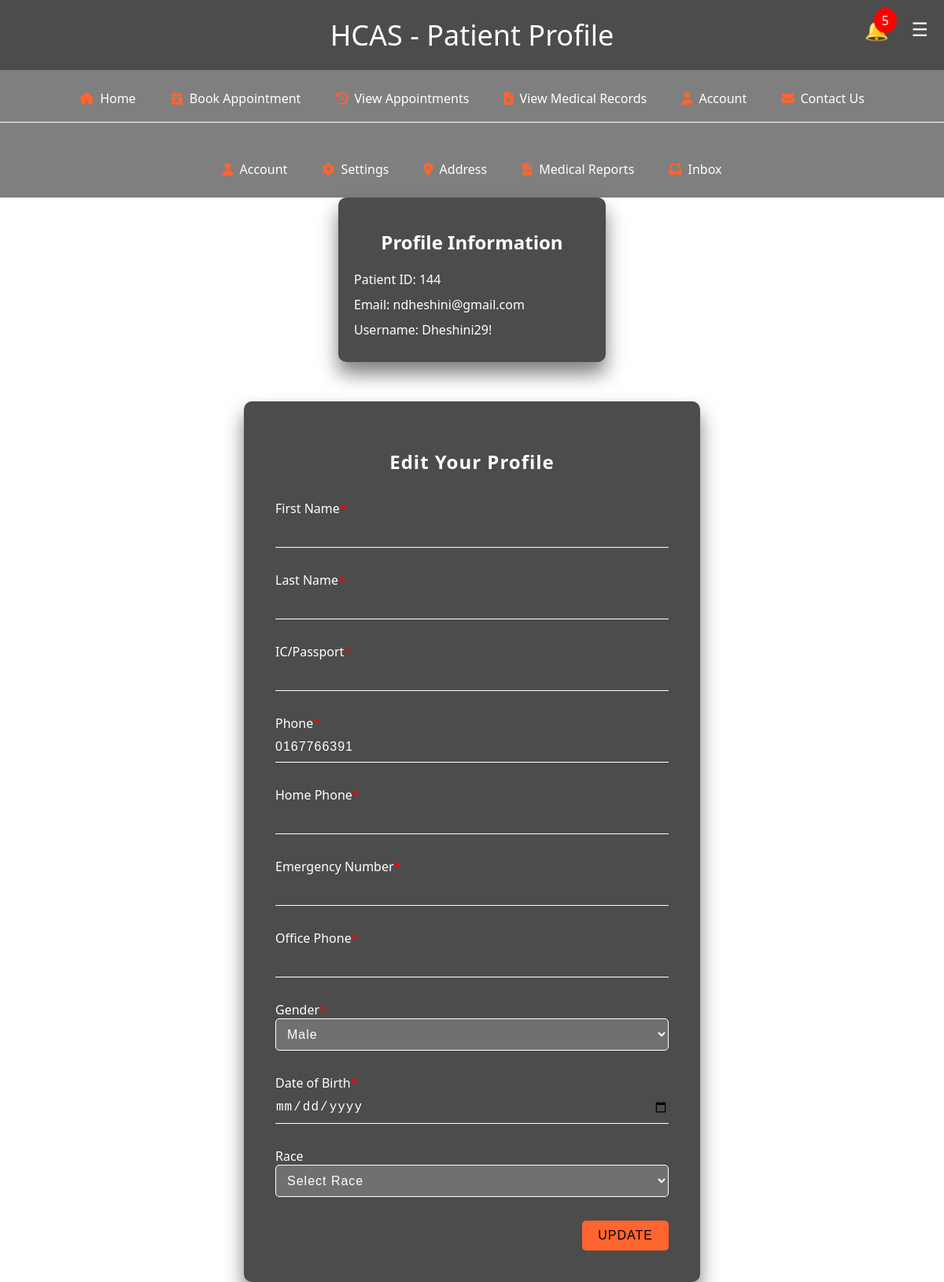
The page /profile.php (signed in) on the database its author committed.
### tables this page shows
CREATE TABLE `patients` (
  `patient_id` int(11) NOT NULL,
  `username` varchar(255) NOT NULL,
  `email` varchar(100) NOT NULL,
  `nric_passport` varchar(20) DEFAULT NULL,
  `phone` varchar(10) NOT NULL,
  `password` varchar(255) NOT NULL,
  `first_name` varchar(255) DEFAULT NULL,
  `last_name` varchar(50) DEFAULT NULL,
  `home_phone` varchar(255) DEFAULT NULL,
  `office_phone` varchar(20) DEFAULT NULL,
  `date_of_birth` date DEFAULT NULL,
  `verification_code` varchar(50) DEFAULT NULL,
  `verify_code` varchar(255) NOT NULL,
  `verified` tinyint(1) DEFAULT 0,
  `gender` varchar(10) NOT NULL,
  `verification_timestamp` datetime DEFAULT NULL,
  `login_attempts` int(11) DEFAULT 0,
  `last_login` datetime DEFAULT NULL,
  `account_locked` tinyint(1) DEFAULT 0,
  `lock_time` datetime DEFAULT NULL,
  `verification_code_expires` datetime DEFAULT NULL,
  `emergency_number` varchar(255) NOT NULL,
  `added_by_admin` int(11) DEFAULT 0,
  `otp` varchar(10) DEFAULT NULL,
  `otp_expires` datetime DEFAULT NULL,
  `temporary_password` tinyint(1) DEFAULT 0,
  `temporary_password_timestamp` datetime DEFAULT NULL,
  `race` varchar(50) NOT NULL,
  `user_type` varchar(10) NOT NULL DEFAULT 'patient'
);

### profile.php (the view, shortened to what this page needs)
<?php
include '../config.php';
if (isset($_SESSION['email'])) {
    $email = $_SESSION['email'];
    $sql = "SELECT * FROM patients WHERE email = ?";
    $stmt = $conn->prepare($sql);
    $stmt->bind_param("s", $email);
    $stmt->execute();
    $result = $stmt->get_result();
    if ($result->num_rows == 1) {
        $patient = $result->fetch_assoc();
    } else {
        header("location: patient_login.php");
        exit();
    }
} else {
    header("location: patient_login.php");
    exit();
}
?>
<!DOCTYPE html>
<html lang="en">
<head>
		    <link rel="stylesheet" href="https://cdnjs.cloudflare.com/ajax/libs/font-awesome/6.4.0/css/all.min.css">
</head>
<body>
    <header>
        HCAS - Patient Profile
    </header>
    <div id="notification-bell">
        <span id="notification-count">5</span>
    </div>
     <nav>
        <a href="user_home.php"><i class="fas fa-home"></i>Home</a>
        <a href="book_appointment.php"><i class="fas fa-calendar-plus"></i>Book Appointment</a>
        <a href="booking_history.php"><i class="fas fa-history"></i>View Appointments</a>
        <a href="view_medical_records.php"><i class="fas fa-file-medical"></i>View Medical Records</a>
        <a href="profile.php"><i class="fas fa-user"></i>Account</a>
        <a href="contact_us.php"><i class="fas fa-envelope"></i>Contact Us</a>
    <hr>
	</nav>
 <nav>
        <a href="profile.php"><i class="fas fa-user"></i>Account</a>
        <a href="settings.php"><i class="fas fa-cog"></i>Settings</a>
        <a href="address.php"><i class="fas fa-map-marker-alt"></i>Address</a>
        <a href="medical_reports.php"><i class="fas fa-file-medical-alt"></i>Medical Reports</a>
        <a href="inbox.php"><i class="fas fa-inbox"></i>Inbox</a>
    </nav>
      <div id="sidebar">
        <a href="logout.php">SignOut<a>
    </div>
	  <div id="menu-icon">&#9776;</div>
   <center><div class="profile-container">
        <div class="profile-info">
            <h2>Profile Information</h2>
            <p>Patient ID: <?php echo $patient['patient_id']; ?></p>
            <p>Email: <?php echo $patient['email']; ?></p>
            <p>Username: <?php echo $patient['username']; ?></p>
        </div></center>
		<div class="form">
            <form action="<?php echo htmlspecialchars($_SERVER["PHP_SELF"]); ?>" method="post">
                <h2>Edit Your Profile</h2>
				<label for="first_name">First Name<span style="color: red;">*</span></label>
                <div class="input-group">
                    <input type="text" id="first_name" name="first_name" value="<?php echo $patient['first_name']; ?>">
                </div>
				<label for="last_name">Last Name<span style="color: red;">*</span></label>
                <div class="input-group">
                    <input type="text" id="last_name" name="last_name" value="<?php echo $patient['last_name']; ?>">
                </div>
				<label for="nric_passport">IC/Passport<span style="color: red;">*</span></label>
				<div class="input-group">
					<input type="text" id="nric_passport" name="nric_passport" value="<?php echo $patient['nric_passport']; ?>">
				</div>
				<label for="phone">Phone<span style="color: red;">*</span></label>
                <div class="input-group">
                    <input type="text" id="phone" name="phone" value="<?php echo $patient['phone']; ?>">
                </div>
				 <label for="home_phone">Home Phone<span style="color: red;">*</span></label>
                <div class="input-group">
                    <input type="text" id="home_phone" name="home_phone" value="<?php echo $patient['home_phone']; ?>">
                </div>
               <label for="emergency_number">Emergency Number<span style="color: red;">*</span></label>
				<div class="input-group">
					<input type="text" id="emergency_number" name="emergency_number" value="<?php echo $patient['emergency_number']; ?>">
				</div>
				<label for="office_phone">Office Phone<span style="color: red;">*</span></label>
                <div class="input-group">
                    <input type="text" id="office_phone" name="office_phone" value="<?php echo $patient['office_phone']; ?>">
                </div>
				 <label for="gender">Gender<span style="color: red;">*</span></label>
                <div class="input-group">
                    <select id="gender" name="gender">
                        <option value="Male" <?php if ($patient['gender'] == 'Male') echo 'selected'; ?>>Male</option>
                    </select>
                </div>
				<label for="dob">Date of Birth<span style="color: red;">*</span></label>
                <div class="input-group">
                    <input type="date" id="dob" name="dob" value="<?php echo $patient['date_of_birth']; ?>">
                </div>
				<label for="race">Race</label>
				<div class="input-group">
					<select id="race" name="race">
						<option value="">Select Race</option>
					</select>
				</div>
                <input class="submit-btn" type="submit" value="Update">
            </form>
        </div>
</body>
</html>

### profile.php (style rules this page uses)
body { font-family: 'Segoe UI', Tahoma, Geneva, Verdana, Times; margin: 0; padding: 10; background-image: url('../image/color1.jpg'); background-size: cover; background-position: center; background-attachment: fixed; }
header { background: rgba(0, 0, 0, 0.7); color: #fff; padding: 20px; text-align: center; font-size: 36px; font-family: 'Segoe UI', Times, Geneva, Verdana, sans-serif; }
nav { background: rgba(0, 0, 0, 0.5); overflow: hidden; padding: 15px 0; text-align: center; }
nav a { display: inline-block; color: #fff; text-align: center; padding: 10px 20px; text-decoration: none; transition: all 0.3s ease; border-radius: 4px; }
nav i { color: #ff652f; margin-right: 8px; }
#sidebar { height: 100%; width: 0; position: fixed; top: 0; right: 0; background-color: rgba(0, 0, 0, 0.8); overflow-x: hidden; transition: 0.5s; padding-top: 60px; text-align: left; }
#sidebar a { padding: 15px 20px; text-decoration: none; font-size: 18px; color: #fff; display: block; transition: 0.3s; }
#menu-icon { display: block; position: fixed; top: 20px; right: 20px; cursor: pointer; z-index: 2; font-size: 24px; color: #fff; }
#notification-bell { position: absolute; top: 20px; right: 70px; cursor: pointer; }
#notification-bell:before { content: "\1F514"; font-size: 25px; }
#notification-count { background-color: red; color: white; border-radius: 70%; padding: 5px 10px; position: absolute; top: -10px; right: -10px; }
.form { width: 100%; max-width: 500px; padding: 40px; background: rgba(0, 0, 0, 0.7); border-radius: 10px; color: #fff; box-shadow: 0 15px 25px rgba(0, 0, 0, 0.5); margin: 0 auto; margin-top: 50px; }
.form h2 { text-align: center; letter-spacing: 1px; margin-bottom: 2rem; }
.form .input-group { position: relative; }
.form .input-group input, .form .input-group select { width: 100%; padding: 10px 0; font-size: 1rem; letter-spacing: 1px; margin-bottom: 30px; border: none; border-bottom: 1px solid #fff; outline: none; background-color: transparent; color: inherit; }
.form .submit-btn { display: block; margin-left: auto; border: none; outline: none; background: #ff652f; font-size: 1rem; text-transform: uppercase; letter-spacing: 1px; padding: 10px 20px; border-radius: 5px; cursor: pointer; }
.form .input-group select { background: rgba(255, 255, 255, 0.2); border: 1px solid #fff; color: #fff; padding: 10px; border-radius: 5px; }
.form .input-group select option { background: rgba(0, 0, 0, 0.7); color: #fff; }
.submit-btn { display: block; margin-left: auto; border: none; outline: none; background: #ff652f; font-size: 16px; text-transform: uppercase; letter-spacing: 1px; padding: 10px 20px; border-radius: 5px; cursor: pointer; }
.profile-container { display: flex; flex-wrap: wrap; justify-content: center; align-items: flex-start; gap: 20px; }
.profile-info { width: 300px; padding: 20px; background: rgba(0, 0, 0, 0.7); border-radius: 10px; color: #fff; box-shadow: 0 15px 25px rgba(0, 0, 0, 0.5); }
.profile-info p { margin: 0 0 10px; text-align: left; }

### rows shown on the page
patients: patient_id "144", email "ndheshini@gmail.com", username "Dheshini29!", phone "0167766391"
